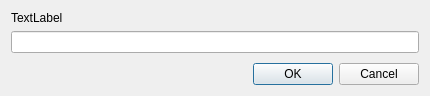
<?xml version="1.0" encoding="UTF-8"?>
<ui version="4.0">
 <class>CSaveTM</class>
 <widget class="QDialog" name="CSaveTM">
  <property name="geometry">
   <rect>
    <x>0</x>
    <y>0</y>
    <width>430</width>
    <height>96</height>
   </rect>
  </property>
  <property name="windowTitle">
   <string>Save time mark</string>
  </property>
  <layout class="QVBoxLayout" name="verticalLayout_2">
   <item>
    <layout class="QVBoxLayout" name="verticalLayout">
     <item>
      <widget class="QLabel" name="label">
       <property name="text">
        <string>TextLabel</string>
       </property>
      </widget>
     </item>
     <item>
      <widget class="QLineEdit" name="lineEdit"/>
     </item>
     <item>
      <spacer name="verticalSpacer">
       <property name="orientation">
        <enum>Qt::Vertical</enum>
       </property>
       <property name="sizeHint" stdset="0">
        <size>
         <width>20</width>
         <height>40</height>
        </size>
       </property>
      </spacer>
     </item>
     <item>
      <layout class="QHBoxLayout" name="horizontalLayout">
       <item>
        <spacer name="horizontalSpacer">
         <property name="orientation">
          <enum>Qt::Horizontal</enum>
         </property>
         <property name="sizeHint" stdset="0">
          <size>
           <width>40</width>
           <height>20</height>
          </size>
         </property>
        </spacer>
       </item>
       <item>
        <widget class="QPushButton" name="pushButton_2">
         <property name="text">
          <string>OK</string>
         </property>
        </widget>
       </item>
       <item>
        <widget class="QPushButton" name="pushButton">
         <property name="text">
          <string>Cancel</string>
         </property>
        </widget>
       </item>
      </layout>
     </item>
    </layout>
   </item>
  </layout>
 </widget>
 <tabstops>
  <tabstop>pushButton_2</tabstop>
  <tabstop>pushButton</tabstop>
  <tabstop>lineEdit</tabstop>
 </tabstops>
 <resources/>
 <connections/>
</ui>
